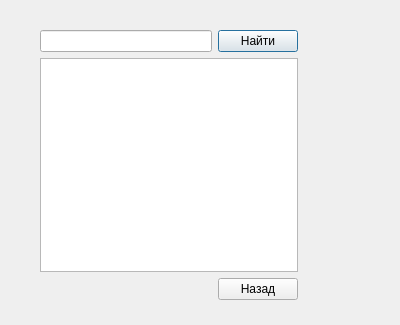
<?xml version="1.0" encoding="UTF-8"?>
<ui version="4.0">
 <class>year</class>
 <widget class="QDialog" name="year">
  <property name="geometry">
   <rect>
    <x>0</x>
    <y>0</y>
    <width>400</width>
    <height>325</height>
   </rect>
  </property>
  <property name="windowTitle">
   <string>Абоненты, зарегистрированные в заданном году</string>
  </property>
  <widget class="QWidget" name="">
   <property name="geometry">
    <rect>
     <x>40</x>
     <y>30</y>
     <width>258</width>
     <height>270</height>
    </rect>
   </property>
   <layout class="QVBoxLayout" name="verticalLayout">
    <item>
     <layout class="QHBoxLayout" name="horizontalLayout">
      <item>
       <widget class="QLineEdit" name="lineEdit"/>
      </item>
      <item>
       <widget class="QPushButton" name="pushButton">
        <property name="text">
         <string>Найти</string>
        </property>
       </widget>
      </item>
     </layout>
    </item>
    <item>
     <widget class="QListWidget" name="listWidget"/>
    </item>
    <item>
     <layout class="QHBoxLayout" name="horizontalLayout_2">
      <item>
       <spacer name="horizontalSpacer">
        <property name="orientation">
         <enum>Qt::Horizontal</enum>
        </property>
        <property name="sizeHint" stdset="0">
         <size>
          <width>40</width>
          <height>20</height>
         </size>
        </property>
       </spacer>
      </item>
      <item>
       <widget class="QPushButton" name="pushButton_2">
        <property name="text">
         <string>Назад</string>
        </property>
       </widget>
      </item>
     </layout>
    </item>
   </layout>
  </widget>
 </widget>
 <resources/>
 <connections>
  <connection>
   <sender>pushButton_2</sender>
   <signal>clicked()</signal>
   <receiver>year</receiver>
   <slot>reject()</slot>
   <hints>
    <hint type="sourcelabel">
     <x>237</x>
     <y>291</y>
    </hint>
    <hint type="destinationlabel">
     <x>339</x>
     <y>297</y>
    </hint>
   </hints>
  </connection>
 </connections>
</ui>
